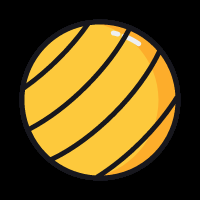
#> input picture Opencv_study/images/Ball.png, 200 x 200 px
$ python demo16_2.py
#> lines starting #> are read from the running program, lines starting #| are printed output that depends on the picture
# -*- coding:utf8 -*-
"""
Created on 2019/7/11 16:57

@author: WMaker
"""

'''
16.2 高斯模糊
现在把卷积核换成高斯核（简单来说，方框不变，将原来每个方框的值是
相等的，现在里面的值是符合高斯分布的，方框中心的值最大，其余方框根据
距离中心元素的距离递减，构成一个高斯小山包。原来的求平均数现在变成求
加权平均数，全就是方框里的值）。实现的函数是 cv2.GaussianBlur()。我
们需要指定高斯核的宽和高（必须是奇数）。以及高斯函数沿 X，Y 方向的标准
差。如果我们只指定了 X 方向的的标准差，Y 方向也会取相同值。如果两个标
准差都是 0，那么函数会根据核函数的大小自己计算。高斯滤波可以有效的从
图像中去除高斯噪音。
如果你愿意的话，你也可以使用函数 cv2.getGaussianKernel() 自己
构建一个高斯核。


cv2.Guassianblur(img, (3, 3), 1) 表示进行高斯滤波，

参数说明: 1表示σ， x表示与当前值得距离，计算出的G(x)表示权重值
'''

import cv2
import numpy as np
from matplotlib import pyplot as plt

img = cv2.imread('../images/Ball.png')
#> img is the input picture: shape (200, 200, 3); mean B, G, R 26.6, 79.7, 101.1
# cv2读取出来的是bgr,图像处理时先转为rgb
img = img[:,:,[2,1,0]]

blur = cv2.GaussianBlur(img,(5,5),0)
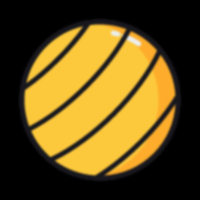
#> blur: shape (200, 200, 3); mean R, G, B 101.2, 79.7, 26.6
plt.subplot(121),plt.imshow(img),plt.title('Original')
plt.xticks([]), plt.yticks([])
plt.subplot(122),plt.imshow(blur),plt.title('Blurred')
plt.xticks([]), plt.yticks([])
plt.show()
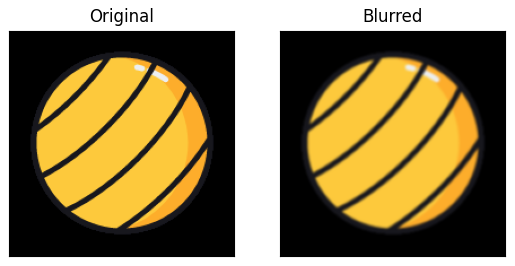
#> figure drawn by matplotlib, 2 panels
